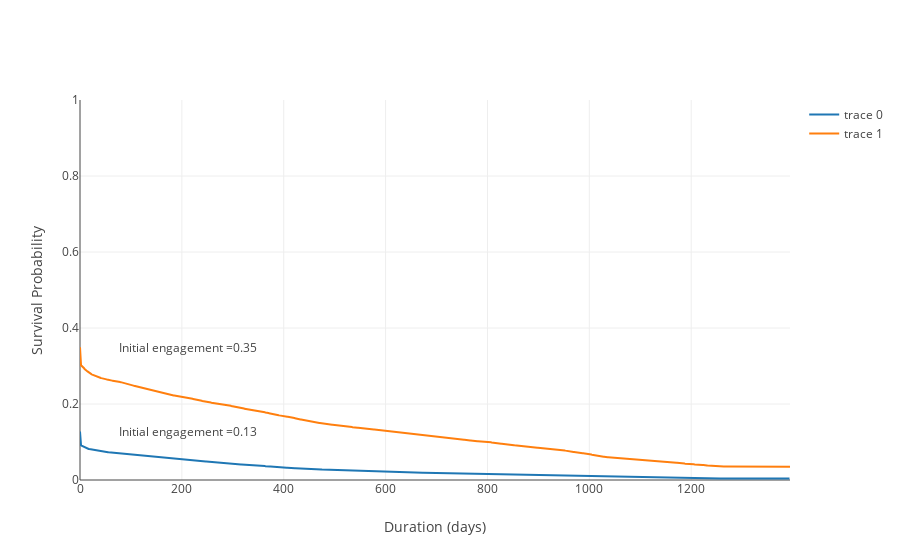

Notebook source saved alongside this figure:
### Markdown cell above
Virtually any other survival curve will start with 100% survival rate because in clinical trials, etc. patients who are already deceased will not be enrolling in a study.  The same thing could be said for a survival curve of customers.  However, since we are dealing with Prospects, I think it is important to show how many are essentially non-responsive from the beginning.  In the case of this client, only around 16% of the selected prospects ever engaged with any marketing effort.  Or alternatively, 84% of prospects were dead on arrival.  (Remember that this group of prospects should be valid - i.e. they have an active company email, are in the targeted geography, etc.)

The other striking element of the above chart is the duration of engagement.  It looks as if, once engaged, prospects tend to stay engaged for a long period of time.  However, remember that, in this group, we included clients.  So, let's look at the chart that includes only those records that have not yet converted.

### Code cell
survProsp = survivorData[survivorData.account_type == 'Prospect']

T=survProsp['duration']
E=survProsp['observed']

kmf = KaplanMeierFitter()
survProspTable = kmf.fit(T,event_observed=E).survival_function_.reset_index()

survClient = survivorData[survivorData.account_type == 'Client']

T=survClient['duration']
E=survClient['observed']

kmf = KaplanMeierFitter()
survClientTable = kmf.fit(T,event_observed=E).survival_function_.reset_index()

traceProsp = go.Scatter(x=survProspTable['timeline'],y=survProspTable['KM_estimate'])
traceClient = go.Scatter(x=survClientTable['timeline'],y=survClientTable['KM_estimate'])

layout = go.Layout(yaxis={'range':[0,1],'showline':False,'title':'Survival Probability'},
                   xaxis={'title':'Duration (days)'},
                   annotations=[{'text':'Initial engagement ='+ str(round(survClientTable.KM_estimate.max(),2)),
                                'yref':'y',
                                'x':0,'y':survClientTable.KM_estimate.max(),
                                'width':175,
                                 'align':'right',
                                'xanchor':'left',
                                'showarrow':False},
                                {'text':'Initial engagement ='+ str(round(survProspTable.KM_estimate.max(),2)),
                                'yref':'y',
                                'x':0,'y':survProspTable.KM_estimate.max(),
                                'width':175,
                                 'align':'right',
                                'xanchor':'left',
                                'showarrow':False}]
                  )
                                
fig=go.Figure(data=[traceProsp,traceClient],layout=layout)
offline.iplot(fig)

### Figure 1 — Plotly figure (JSON) as saved in the notebook; plotly's stock layout.template omitted (floating-point values rounded to 4 significant figures; data arrays with more than 128 entries replaced by an {"elided": "..."} marker saying what was removed)
{"data": [{"type": "scatter", "uid": "8bd2b971-2653-4b69-bcc0-83f5fc33afe1", "x": {"elided": "1138 int values"}, "y": {"elided": "1138 float values"}}, {"type": "scatter", "uid": "abec8857-07f3-4890-9500-9f89b37ed9e2", "x": {"elided": "1161 int values"}, "y": {"elided": "1161 float values"}}], "layout": {"annotations": [{"align": "right", "showarrow": false, "text": "Initial engagement =0.35", "width": 175, "x": 0, "xanchor": "left", "y": 0.3494, "yref": "y"}, {"align": "right", "showarrow": false, "text": "Initial engagement =0.13", "width": 175, "x": 0, "xanchor": "left", "y": 0.1274, "yref": "y"}], "xaxis": {"title": {"text": "Duration (days)"}}, "yaxis": {"range": [0, 1], "showline": false, "title": {"text": "Survival Probability"}}}}
